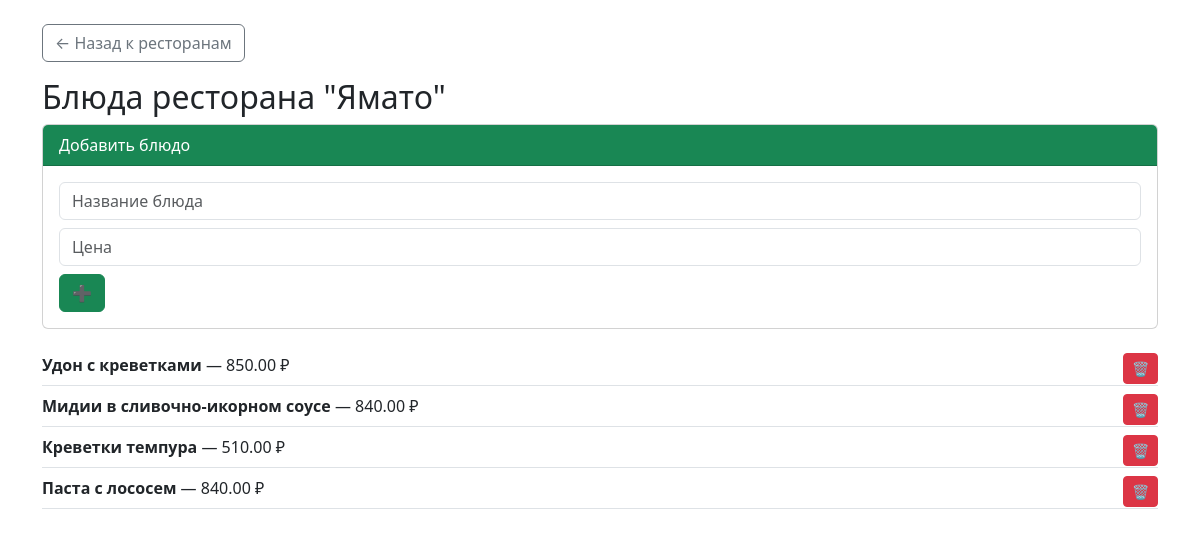
Screenshot of /admin/dishes.php?place_id=5 (signed in) with the database file from the repository.
### tables this page shows
CREATE TABLE `places` (
  `id` int(11) NOT NULL,
  `name` varchar(150) NOT NULL,
  `address` varchar(255) DEFAULT NULL,
  `cuisine_type` varchar(50) DEFAULT NULL
);

CREATE TABLE `dishes` (
  `id` int(11) NOT NULL,
  `place_id` int(11) NOT NULL,
  `name` varchar(150) NOT NULL,
  `price` decimal(8,2) DEFAULT NULL
);

### Models/models.php (called while the page is built, shortened)
<?php
function getDishesByPlaceId($pdo, $place_id) {
    $sql = "SELECT * FROM dishes WHERE place_id = :place_id";
    $stmt = $pdo->prepare($sql);
    $stmt->execute(['place_id' => $place_id]);
    return $stmt->fetchAll();
}
function getPlaceName($pdo, $place_id) {
    $sql = "SELECT places.name FROM places WHERE places.id = :id";
    $stmt = $pdo->prepare($sql);
$stmt->execute(['id' => $place_id]);
    $row = $stmt->fetch();
    return $row ? $row['name'] : '';
}
?>

### admin/dishes.php (the view, shortened to what this page needs)
<?php
require '../config.php';
require '../Models/models.php';
$place_id = $_GET['place_id'];
$dishes = getDishesByPlaceId($pdo, $place_id);
$place_name = getPlaceName($pdo, $place_id);
?>
<!DOCTYPE html>
<html lang="en">
<head>
    <link href="https://cdn.jsdelivr.net/npm/bootstrap@5.3.0/dist/css/bootstrap.min.css" rel="stylesheet">
</head>
<body>
<div class="container py-4">
    <a href="places.php" class="btn btn-outline-secondary mb-3">← Назад к ресторанам</a>
    <h2>Блюда ресторана "<?php echo $place_name; ?>"</h2>
    <div class="card mb-4">
        <div class="card-header bg-success text-white">Добавить блюдо</div>
        <div class="card-body">
            <form action="add_dish.php" method="post">
                <input type="text" name="name" class="form-control mb-2" placeholder="Название блюда" required>
                <input type="number" step="0.01" name="price" class="form-control mb-2" placeholder="Цена" required>
                <button type="submit" class="btn btn-success">➕</button>
            </form>
        </div>
    </div>
    <?php foreach ($dishes as $dish): ?>
        <div class="border-bottom pb-2 mb-2">
            <strong><?php echo $dish['name']; ?></strong> — <?php echo $dish['price']; ?> ₽
            <a href="delete_dish.php?id=<?php echo $dish['id']; ?>&place_id=<?php echo $place_id; ?>" class="btn btn-sm btn-danger float-end" onclick="return confirm('Удалить?')">🗑</a>
        </div>
    <?php endforeach; ?>
</div>
</body>
</html>

### rows the page displays
places: name "Ямато"
dishes: name "Удон с креветками", price "850.00"
dishes: name "Мидии в сливочно-икорном соусе", price "840.00"
dishes: name "Креветки темпура", price "510.00"
dishes: name "Паста с лососем", price "840.00"
